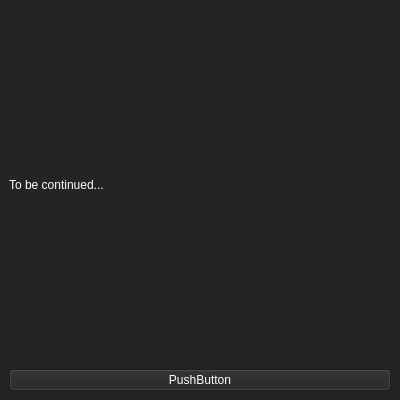
<?xml version="1.0" encoding="UTF-8"?>
<ui version="4.0">
 <class>Form</class>
 <widget class="QWidget" name="Form">
  <property name="geometry">
   <rect>
    <x>0</x>
    <y>0</y>
    <width>400</width>
    <height>400</height>
   </rect>
  </property>
  <property name="sizePolicy">
   <sizepolicy hsizetype="Maximum" vsizetype="Maximum">
    <horstretch>1</horstretch>
    <verstretch>1</verstretch>
   </sizepolicy>
  </property>
  <property name="minimumSize">
   <size>
    <width>400</width>
    <height>400</height>
   </size>
  </property>
  <property name="baseSize">
   <size>
    <width>400</width>
    <height>400</height>
   </size>
  </property>
  <property name="windowTitle">
   <string>Анализ</string>
  </property>
  <property name="styleSheet">
   <string notr="true">background-color: #242424;</string>
  </property>
  <layout class="QHBoxLayout" name="horizontalLayout">
   <property name="spacing">
    <number>0</number>
   </property>
   <property name="leftMargin">
    <number>0</number>
   </property>
   <property name="topMargin">
    <number>0</number>
   </property>
   <property name="rightMargin">
    <number>0</number>
   </property>
   <property name="bottomMargin">
    <number>0</number>
   </property>
   <item>
    <widget class="QWidget" name="analizeCentralWidget" native="true">
     <property name="styleSheet">
      <string notr="true">color: white;
font-size: 12px</string>
     </property>
     <layout class="QVBoxLayout" name="verticalLayout" stretch="0,0">
      <property name="spacing">
       <number>5</number>
      </property>
      <property name="topMargin">
       <number>6</number>
      </property>
      <item>
       <widget class="QLabel" name="label">
        <property name="text">
         <string>To be continued...</string>
        </property>
       </widget>
      </item>
      <item>
       <widget class="QPushButton" name="pushButton">
        <property name="text">
         <string>PushButton</string>
        </property>
       </widget>
      </item>
     </layout>
    </widget>
   </item>
  </layout>
 </widget>
 <resources/>
 <connections/>
</ui>
